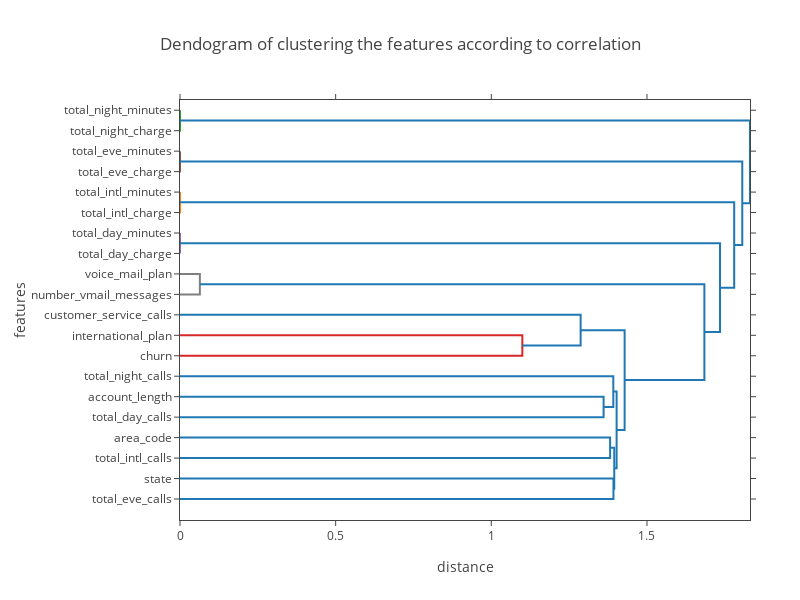

Here is the notebook cell this chart was saved with:
### Markdown cell above
We can see a high correlation between the voice mail plan and the number of voice mail messages. It makes sense that customers with the voice mail plan also send more voice mail messages.<br/>
However, the international plan is just slightly correlated with the total international minutes and the international charge.<br/>
As seen also in our previous analysis, the total day charge and the total day minutes a very highly correlated. Probably, this Telecom company charges per minute. The same behavior can be seen for the evening, the night and the international calls.<br/>
The highest correlation with the churn variable have the international plan, the total_day_charge, the total_day_minutes and the number of customer service calls.

In order to reduce the dimensionality of our dataset, we can identify and remove duplicate features according to their pairwise correlation with others. For this, we conduct a clustering of the features using agglomerative hierarchical clustering with average linkage. This method starts by creating one cluster for each feature and by computing the pair-wise distance/dissimilarity/similarity between all the clusters, which in our case is the correlation. Then it select the two clusters with the highest average correlation to be merged. In the next iteration, the next pair of clusters is selected to be merged. This process is repeated until we end up with one cluster.

To visualize the clustering process a dendrogram is shown in the following:

### Code cell
from scipy.cluster import hierarchy as hc
X = np.random.rand(10, 10)
names = pre_df.columns
inverse_correlation = 1 - abs(pre_df.corr())
fig = ff.create_dendrogram(inverse_correlation.values, orientation='left', labels=names, colorscale=colors, linkagefun=lambda x: hc.linkage(x, 'average'))
fig['layout'].update(dict(
    title="Dendogram of clustering the features according to correlation",
    width=800, 
    height=600,
    margin=go.layout.Margin(l=180, r=50),
    xaxis=dict(
        title='distance',
    ),
    yaxis=dict(
        title='features',
        automargin=True,
    ),
))
iplot(fig, filename='dendrogram_corr_clustering')

### Figure 1 — Plotly figure (JSON) as saved in the notebook; plotly's stock layout.template omitted (floating-point values rounded to 4 significant figures)
{"data": [{"hoverinfo": "text", "marker": {"color": "rgb(44, 160, 44)"}, "mode": "lines", "type": "scatter", "uid": "8848dc92-0a7e-4d91-8030-dc50d01fbebd", "x": [0.0, 6.943e-05, 6.943e-05, 0.0], "xaxis": "x", "y": [-5.0, -5.0, -15.0, -15.0], "yaxis": "y"}, {"hoverinfo": "text", "marker": {"color": "rgb(140, 86, 75)"}, "mode": "lines", "type": "scatter", "uid": "04e377c8-adc4-44b0-9142-101441cd5245", "x": [0.0, 4.743e-05, 4.743e-05, 0.0], "xaxis": "x", "y": [-25.0, -25.0, -35.0, -35.0], "yaxis": "y"}, {"hoverinfo": "text", "marker": {"color": "rgb(255, 127, 14)"}, "mode": "lines", "type": "scatter", "uid": "97f4cc50-ec21-4978-b9a9-1c997b610d61", "x": [0.0, 0.0002297, 0.0002297, 0.0], "xaxis": "x", "y": [-45.0, -45.0, -55.0, -55.0], "yaxis": "y"}, {"hoverinfo": "text", "marker": {"color": "rgb(148, 103, 189)"}, "mode": "lines", "type": "scatter", "uid": "801e1fdf-c34e-461c-96b0-be52a69655f8", "x": [0.0, 1.243e-05, 1.243e-05, 0.0], "xaxis": "x", "y": [-65.0, -65.0, -75.0, -75.0], "yaxis": "y"}, {"hoverinfo": "text", "marker": {"color": "rgb(127, 127, 127)"}, "mode": "lines", "type": "scatter", "uid": "ce251d8e-bdd7-44ab-a6f9-803cbb6608f2", "x": [0.0, 0.0638, 0.0638, 0.0], "xaxis": "x", "y": [-85.0, -85.0, -95.0, -95.0], "yaxis": "y"}, {"hoverinfo": "text", "marker": {"color": "rgb(214, 39, 40)"}, "mode": "lines", "type": "scatter", "uid": "10ee0b4e-29ec-478d-897a-4ffaf04b395d", "x": [0.0, 1.1, 1.1, 0.0], "xaxis": "x", "y": [-115.0, -115.0, -125.0, -125.0], "yaxis": "y"}, {"hoverinfo": "text", "marker": {"color": "rgb(31, 119, 180)"}, "mode": "lines", "type": "scatter", "uid": "3c372054-b2df-4ec0-ac50-ebe064b02d93", "x": [0.0, 1.287, 1.287, 1.1], "xaxis": "x", "y": [-105.0, -105.0, -120.0, -120.0], "yaxis": "y"}, {"hoverinfo": "text", "marker": {"color": "rgb(31, 119, 180)"}, "mode": "lines", "type": "scatter", "uid": "f497a188-f123-4e33-aa33-dd5522e67ad1", "x": [0.0, 1.361, 1.361, 0.0], "xaxis": "x", "y": [-145.0, -145.0, -155.0, -155.0], "yaxis": "y"}, {"hoverinfo": "text", "marker": {"color": "rgb(31, 119, 180)"}, "mode": "lines", "type": "scatter", "uid": "39823afe-0f6d-43f5-bfa0-7306b42d6e7c", "x": [0.0, 1.392, 1.392, 1.361], "xaxis": "x", "y": [-135.0, -135.0, -150.0, -150.0], "yaxis": "y"}, {"hoverinfo": "text", "marker": {"color": "rgb(31, 119, 180)"}, "mode": "lines", "type": "scatter", "uid": "a3ad5bc4-1c4d-4286-8925-8fe6dd09b468", "x": [0.0, 1.382, 1.382, 0.0], "xaxis": "x", "y": [-165.0, -165.0, -175.0, -175.0], "yaxis": "y"}, {"hoverinfo": "text", "marker": {"color": "rgb(31, 119, 180)"}, "mode": "lines", "type": "scatter", "uid": "f9329b72-ee47-4939-968f-18cbb7b16bce", "x": [0.0, 1.392, 1.392, 0.0], "xaxis": "x", "y": [-185.0, -185.0, -195.0, -195.0], "yaxis": "y"}, {"hoverinfo": "text", "marker": {"color": "rgb(31, 119, 180)"}, "mode": "lines", "type": "scatter", "uid": "e4170605-d9e8-4591-a20f-b763dbf7125e", "x": [1.382, 1.395, 1.395, 1.392], "xaxis": "x", "y": [-170.0, -170.0, -190.0, -190.0], "yaxis": "y"}, {"hoverinfo": "text", "marker": {"color": "rgb(31, 119, 180)"}, "mode": "lines", "type": "scatter", "uid": "915d917b-4b1d-4231-82ed-ac7786c6a156", "x": [1.392, 1.402, 1.402, 1.395], "xaxis": "x", "y": [-142.5, -142.5, -180.0, -180.0], "yaxis": "y"}, {"hoverinfo": "text", "marker": {"color": "rgb(31, 119, 180)"}, "mode": "lines", "type": "scatter", "uid": "143d1b96-86ee-4816-a0d0-02db330be3f4", "x": [1.287, 1.428, 1.428, 1.402], "xaxis": "x", "y": [-112.5, -112.5, -161.2, -161.2], "yaxis": "y"}, {"hoverinfo": "text", "marker": {"color": "rgb(31, 119, 180)"}, "mode": "lines", "type": "scatter", "uid": "f071d95f-a485-4049-bcf3-a8c459cb5452", "x": [0.0638, 1.684, 1.684, 1.428], "xaxis": "x", "y": [-90.0, -90.0, -136.9, -136.9], "yaxis": "y"}, {"hoverinfo": "text", "marker": {"color": "rgb(31, 119, 180)"}, "mode": "lines", "type": "scatter", "uid": "756b086e-807e-40d8-a806-4e0832cb57ea", "x": [1.243e-05, 1.735, 1.735, 1.684], "xaxis": "x", "y": [-70.0, -70.0, -113.4, -113.4], "yaxis": "y"}, {"hoverinfo": "text", "marker": {"color": "rgb(31, 119, 180)"}, "mode": "lines", "type": "scatter", "uid": "61676871-a63f-4687-b0c3-8044dafe0834", "x": [0.0002297, 1.78, 1.78, 1.735], "xaxis": "x", "y": [-50.0, -50.0, -91.72, -91.72], "yaxis": "y"}, {"hoverinfo": "text", "marker": {"color": "rgb(31, 119, 180)"}, "mode": "lines", "type": "scatter", "uid": "618ab4b0-f5d6-4126-91c7-42b9e6bef85e", "x": [4.743e-05, 1.806, 1.806, 1.78], "xaxis": "x", "y": [-30.0, -30.0, -70.86, -70.86], "yaxis": "y"}, {"hoverinfo": "text", "marker": {"color": "rgb(31, 119, 180)"}, "mode": "lines", "type": "scatter", "uid": "a36af1fd-89b9-4e6e-898f-79149de18727", "x": [6.943e-05, 1.831, 1.831, 1.806], "xaxis": "x", "y": [-10.0, -10.0, -50.43, -50.43], "yaxis": "y"}], "layout": {"autosize": false, "height": 600, "hovermode": "closest", "margin": {"l": 180, "r": 50}, "showlegend": false, "title": {"text": "Dendogram of clustering the features according to correlation"}, "width": 800, "xaxis": {"mirror": "allticks", "rangemode": "tozero", "showgrid": false, "showline": true, "showticklabels": true, "ticks": "outside", "title": {"text": "distance"}, "type": "linear", "zeroline": false}, "yaxis": {"automargin": true, "mirror": "allticks", "rangemode": "tozero", "showgrid": false, "showline": true, "showticklabels": true, "tickmode": "array", "ticks": "outside", "ticktext": ["total_night_minutes", "total_night_charge", "total_eve_minutes", "total_eve_charge", "total_intl_minutes", "total_intl_charge", "total_day_minutes", "total_day_charge", "voice_mail_plan", "number_vmail_messages", "customer_service_calls", "international_plan", "churn", "total_night_calls", "account_length", "total_day_calls", "area_code", "total_intl_calls", "state", "total_eve_calls"], "tickvals": [-5.0, -15.0, -25.0, -35.0, -45.0, -55.0, -65.0, -75.0, -85.0, -95.0, -105.0, -115.0, -125.0, -135.0, -145.0, -155.0, -165.0, -175.0, -185.0, -195.0], "title": {"text": "features"}, "type": "linear", "zeroline": false}}}
